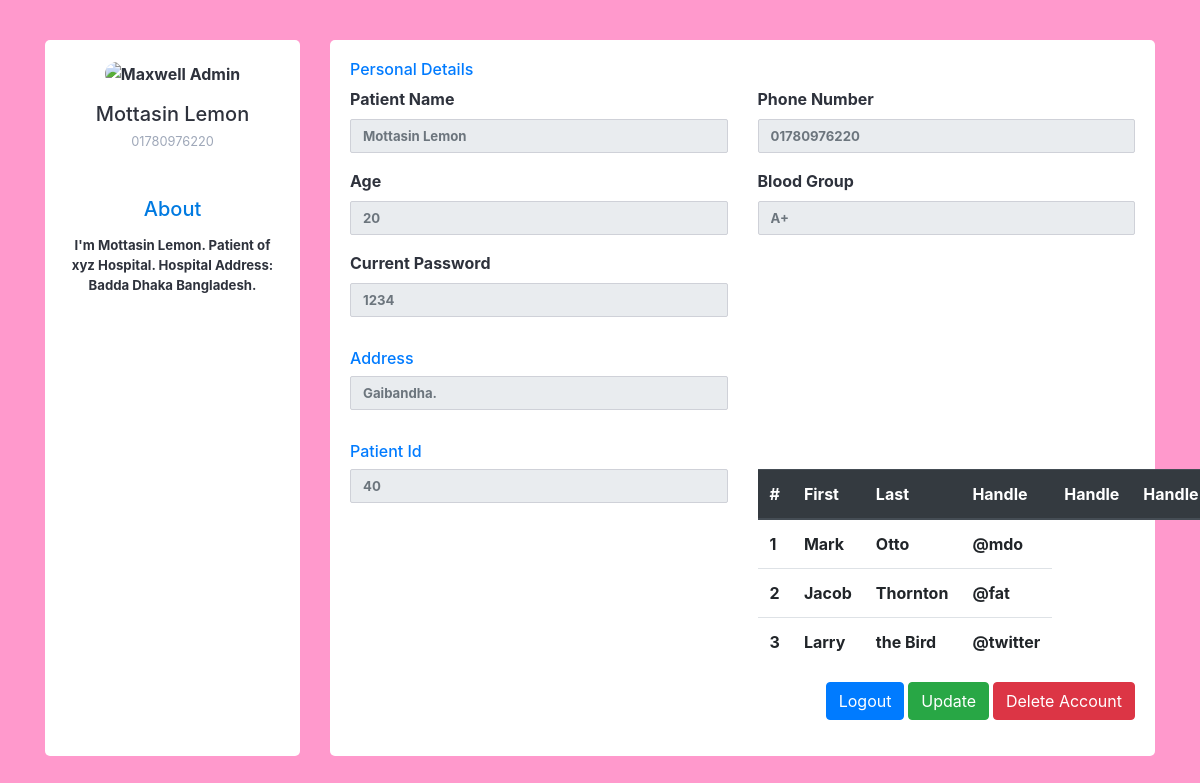
Screenshot of /prescription_history.php (signed in) with the database file from the repository.
### tables this page shows
CREATE TABLE `patient_info` (
  `id` int(10) NOT NULL,
  `phone_number` varchar(15) NOT NULL,
  `address` varchar(200) NOT NULL,
  `age` int(3) NOT NULL,
  `blood_group` varchar(20) NOT NULL,
  `password` varchar(200) NOT NULL,
  `status` varchar(10) NOT NULL DEFAULT 'active',
  `created_at` varchar(20) NOT NULL DEFAULT current_timestamp(),
  `updated_at` varchar(20) DEFAULT NULL,
  `patient_name` varchar(100) NOT NULL
);

### prescription_history.php (the view, shortened to what this page needs)
<?php
if ( isset($_SESSION['profile_id']))
{
    $login_id = $_SESSION['profile_id'];
    $connection =  new mysqli('localhost','root','','hms');
    $sql =" SELECT * FROM patient_info WHERE id = $login_id";
    $data = $connection -> query($sql);
    $values = $data->fetch_assoc();
    $name = $values['patient_name'];
    $id = $values['id'];
    $phone_number = $values['phone_number'];
    $address = $values['address'];
    $age = $values['age'];
    $blood_group = $values['blood_group'];
    $password = $values['password'];
}
else{
    header('location:login.php');
}
?>
<!DOCTYPE html>
<html lang="en">
<head>
    <link href="https://cdn.jsdelivr.net/npm/bootstrap@4.5.0/dist/css/bootstrap.min.css" rel="stylesheet">
</head>
<body>
<div class="container">
    <div class="row gutters">
        <div class="col-xl-3 col-lg-3 col-md-12 col-sm-12 col-12">
            <div class="card h-100">
                <div class="card-body">
                    <div class="account-settings">
                        <div class="user-profile">
                            <div class="user-avatar">
                                <img src="https://bootdey.com/img/Content/avatar/avatar7.png" alt="Maxwell Admin">
                            </div>
                            <h5 class="user-name"><?php echo $name; ?></h5>
                            <h6 class="user-email"><?php echo $phone_number; ?></h6>
                        </div>
                        <div class="about">
                            <h5>About</h5>
                            <p>I'm <?php echo $name; ?>. Patient of xyz Hospital.  Hospital Address:
                                Badda Dhaka Bangladesh.  </p>
                        </div>
                    </div>
                </div>
            </div>
        </div>
        <div class="col-xl-9 col-lg-9 col-md-12 col-sm-12 col-12">
            <div class="card h-100">
                <div class="card-body">
                    <div class="row gutters">
                        <div class="col-xl-12 col-lg-12 col-md-12 col-sm-12 col-12">
                            <h6 class="mb-2 text-primary">Personal Details</h6>
                        </div>
                        <div class="col-xl-6 col-lg-6 col-md-6 col-sm-6 col-12">
                            <div class="form-group">
                                <label for="fullName">Patient Name</label>
                                <input type="text" style="font-weight: bold;" class="form-control" id="fullName" placeholder="<?php echo $name; ?>" disabled>
                            </div>
                        </div>
                        <div class="col-xl-6 col-lg-6 col-md-6 col-sm-6 col-12">
                            <div class="form-group">
                                <label for="eMail">Phone Number</label>
                                <input type="text" style="font-weight: bold;" class="form-control" id="fullName" placeholder="<?php echo $phone_number; ?>" disabled>
                            </div>
                        </div>
                        <div class="col-xl-6 col-lg-6 col-md-6 col-sm-6 col-12">
                            <div class="form-group">
                                <label for="website">Age</label>
                                <input type="text" style="font-weight: bold;" class="form-control" id="fullName" placeholder="<?php echo $age; ?>" disabled>
                            </div>
                        </div>
                        <div class="col-xl-6 col-lg-6 col-md-6 col-sm-6 col-12">
                            <div class="form-group">
                                <label for="website">Blood Group</label>
                                <input type="text" style="font-weight: bold;" class="form-control" id="fullName" placeholder="<?php echo $blood_group; ?>" disabled>
                            </div>
                        </div>
                        <div class="col-xl-6 col-lg-6 col-md-6 col-sm-6 col-12">
                            <div class="form-group">
                                <label for="Street">Current Password</label>
                                <input type="text" style="font-weight: bold;" class="form-control" id="fullName" placeholder="<?php echo $password; ?>" disabled>
                            </div>
                        </div>
                    </div>
                    <div class="row gutters">
                        <div class="col-xl-12 col-lg-12 col-md-12 col-sm-12 col-12">
                            <h6 class="mt-3 mb-2 text-primary">Address</h6>
                        </div>
                        <div class="col-xl-6 col-lg-6 col-md-6 col-sm-6 col-12">
                            <div class="form-group">
                                <input type="text" style="font-weight: bold;" class="form-control" id="fullName" placeholder="<?php echo $address; ?>" disabled>
                            </div>
                        </div>
                    </div>
                    <div class="row gutters">
                        <div class="col-xl-12 col-lg-12 col-md-12 col-sm-12 col-12">
                            <h6 class="mt-3 mb-2 text-primary">Patient Id</h6>
                        </div>
                        <div class="col-xl-6 col-lg-6 col-md-6 col-sm-6 col-12">
                            <div class="form-group">
                                <input type="text" style="font-weight: bold;" class="form-control" id="fullName" placeholder="<?php echo $id; ?>" disabled>
                            </div>
                        </div>
                        <div class="col-xl-6 col-lg-6 col-md-6 col-sm-6 col-12">
                            <div class="form-group">
                                <table class="table">
                                    <thead class="thead-dark">
                                    <tr>
                                        <th scope="col">#</th>
                                        <th scope="col">First</th>
                                        <th scope="col">Last</th>
                                        <th scope="col">Handle</th>
                                        <th scope="col">Handle</th>
                                        <th scope="col">Handle</th>
                                    </tr>
                                    </thead>
                                    <tbody>
                                    <tr>
                                        <th scope="row">1</th>
                                        <td>Mark</td>
                                        <td>Otto</td>
                                        <td>@mdo</td>
                                    </tr>
                                    <tr>
                                        <th scope="row">2</th>
                                        <td>Jacob</td>
                                        <td>Thornton</td>
                                        <td>@fat</td>
                                    </tr>
                                    <tr>
                                        <th scope="row">3</th>
                                        <td>Larry</td>
                                        <td>the Bird</td>
                                        <td>@twitter</td>
                                    </tr>
                                    </tbody>
                                </table>
                            </div>
                        </div>
                    </div>
                    <div class="row gutters">
                        <div class="col-xl-12 col-lg-12 col-md-12 col-sm-12 col-12">
                            <div class="text-right">
                                <a href="logout.php" class="btn btn-primary">Logout</a>
                                <a href="update.php" class="btn btn-success">Update</a>
                                <a  id="delete_account" href="delete.php" class="btn btn-danger">Delete Account</a>
                            </div>
                        </div>
                    </div>
                </div>
            </div>
        </div>
    </div>
</div>
</body>
</html>

### prescription_history.php (style rules this page uses)
body { margin: 0; padding-top: 40px; color: #2e323c; background: #ff99cc; position: relative; height: 100%; font-weight: bold; }
.account-settings .user-profile { margin: 0 0 1rem 0; padding-bottom: 1rem; text-align: center; }
.account-settings .user-profile .user-avatar { margin: 0 0 1rem 0; }
.account-settings .user-profile .user-avatar img { width: 90px; height: 90px; -webkit-border-radius: 100px; -moz-border-radius: 100px; border-radius: 100px; }
.account-settings .user-profile h5.user-name { margin: 0 0 0.5rem 0; }
.account-settings .user-profile h6.user-email { margin: 0; font-size: 0.8rem; font-weight: 400; color: #9fa8b9; }
.account-settings .about { margin: 2rem 0 0 0; text-align: center; }
.account-settings .about h5 { margin: 0 0 15px 0; color: #007ae1; }
.account-settings .about p { font-size: 0.825rem; }
.form-control { border: 1px solid #cfd1d8; -webkit-border-radius: 2px; -moz-border-radius: 2px; border-radius: 2px; font-size: .825rem; background: #ffffff; color: #2e323c; }
.card { background: #ffffff; -webkit-border-radius: 5px; -moz-border-radius: 5px; border-radius: 5px; border: 0; margin-bottom: 1rem; }

### rows the page displays
patient_info: patient_name "Mottasin Lemon", phone_number "01780976220", age "20", blood_group "A+", password "1234", address "Gaibandha.", id "40"
